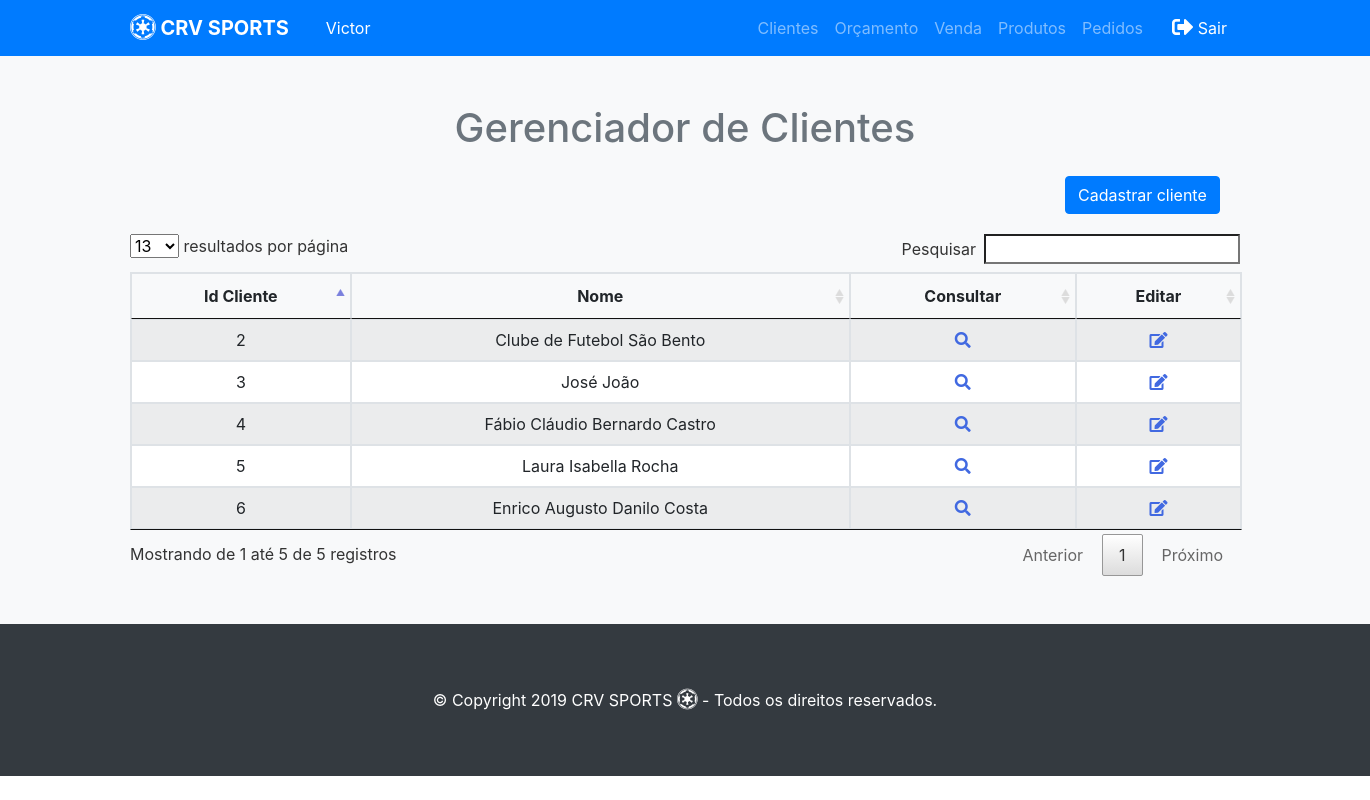
/crv/clientes.php (signed in), run on the app's committed database.
### tables this page shows
CREATE TABLE `funcionario` (
  `id_funcionario` int(11) NOT NULL,
  `nome` varchar(100) NOT NULL,
  `data_nascimento` varchar(20) NOT NULL,
  `cpf` varchar(15) NOT NULL,
  `rg` varchar(15) NOT NULL,
  `data_admissao` varchar(20) NOT NULL,
  `logradouro` varchar(100) NOT NULL,
  `numero` int(11) NOT NULL,
  `bairro` varchar(100) NOT NULL,
  `cidade` varchar(50) NOT NULL,
  `estado` varchar(50) NOT NULL,
  `cep` varchar(20) NOT NULL,
  `email` varchar(50) NOT NULL,
  `telefone` varchar(20) DEFAULT NULL,
  `celular` varchar(20) DEFAULT NULL,
  `senha` varchar(30) NOT NULL,
  `tipo` int(11) NOT NULL
);

CREATE TABLE `cliente` (
  `id_cliente` int(11) NOT NULL,
  `nome` varchar(100) NOT NULL,
  `email` varchar(50) NOT NULL,
  `logradouro` varchar(100) NOT NULL,
  `numero` int(11) NOT NULL,
  `bairro` varchar(50) NOT NULL,
  `cidade` varchar(50) NOT NULL,
  `estado` varchar(50) NOT NULL,
  `cep` varchar(20) NOT NULL,
  `telefone` varchar(20) DEFAULT NULL,
  `celular` varchar(20) DEFAULT NULL,
  `cpf` varchar(15) DEFAULT NULL,
  `rg` varchar(15) DEFAULT NULL,
  `data_nascimento` varchar(20) DEFAULT NULL,
  `cnpj` varchar(20) DEFAULT NULL,
  `inscricao_estadual` varchar(30) DEFAULT NULL,
  `nome_fantasia` varchar(50) DEFAULT NULL
);

### crv/clientes.php (the view, shortened to what this page needs)
<?php require_once("../funcoes/conexao.php"); ?>
<!DOCTYPE html>
<html>
   <head>
      <link rel="stylesheet" href="lib\DataTables\DataTables-1.10.18\css\jquery.dataTables.min.css">
      <?php include '../funcoes/menu.php'; ?>
      <link rel="stylesheet" href="lib\fontawesome-free-5.8.1-web\css\all.css">
   </head>
   <div class="py-5 text-center bg-light">
      <div class="container">
         <div class="row">
            <div class="col-md-12">
               <h1 class="pb-3 text-secondary">Gerenciador de Clientes</h1>
            </div>
         </div>
         <div class="row">
            <div class="col-md-4 offset-md-10">
              <div class="row" style="margin-bottom:20px;">
                  <button type="button" id="cadastrar" class="btn btn-primary" data-toggle="modal" data-target="#cadastroCliente">
                  Cadastrar cliente
                  </button>
               </div>
            </div>
          </div>
          <table class="table table-hover table-striped table-bordered" id="cliente">
    <thead>
        <tr>
            <th>Id Cliente</th>
            <th>Nome</th>
            <th>Consultar</th>
            <th>Editar</th>
        </tr>
    </thead>
    <tbody>
        <?php
            $query="select * from cliente where id_cliente > 1;";
            $resultado = mysqli_query($conecta, $query);
            while($linha = mysqli_fetch_array($resultado)){
                echo '<tr id='.$linha['id_cliente'].'><td>'.$linha['id_cliente'].'</td>';
                echo '<td>'.utf8_encode($linha['nome']).'</td>';
          ?>
                <td><i class="fas fa-search" data-toggle="modal" data-target="#cadastroCliente" style="cursor: pointer; color:royalBlue"></td>
                <td><i class="fas fa-edit" data-toggle="modal" data-target="#cadastroCliente" style="cursor: pointer; color:royalBlue"></td></tr>
            <?php
            }
            ?>
    </tbody>
</table>
</div>
</div>
<?php include 'footer.php'; ?>
    <?php require_once("../funcoes/modalcliente.php"); ?>
</html>

### funcoes/menu.php (shortened to what this page needs)
<!DOCTYPE html>
<html>
<head>
<?php require_once("head.php"); ?>
</head>
<body style="overflow-x:hidden;">
  <nav class="navbar navbar-expand-md bg-primary navbar-dark">
    <div class="container">
      <a class="navbar-brand" href="home.php"><i class="fab d-inline fa-lg fa-empire"></i><b> CRV SPORTS</b></a>
        <?php
            if  (isset($_SESSION["user_portal"]) )
            {
                $user = $_SESSION["user_portal"];
                $saudacao = "select * ";
                $saudacao .= "from funcionario ";
                $saudacao .= "where id_funcionario = {$user} ";
                $saudacao_login = mysqli_query($conecta, $saudacao);
                $saudacao_login = mysqli_fetch_assoc($saudacao_login);
                $nome = $saudacao_login["nome"];
                $nome = explode(" ", $nome);
        ?>
            <div ><a class="btn navbar-btn ml-2 text-white btn-primary"> <?php echo $nome[0] ?> </a><input id="idcli" class="btn navbar-btn ml-2 text-white btn-primary" type="hidden" value="<?php echo $user ?>" ></div>
        <?php } ?>
      <div class="collapse navbar-collapse text-center justify-content-end" id="navbar2SupportedContent">
        <ul class="navbar-nav">
          <li class="nav-item">
            <a class="nav-link" href="clientes.php"><i class="fa d-inline fa-lg fa-shopping-"></i> Clientes</a>
          </li>
          <li class="nav-item">
            <a class="nav-link" href="orcamentos.php"><i class="fa d-inline fa-lg fa-o"></i>Orçamento</a>
          </li>
          <li class="nav-item">
            <a class="nav-link" href="vendas.php"><i class="fa d-inline fa-lg fa-o"></i>Venda</a>
          </li>
          <li class="nav-item">
            <a class="nav-link" href="produtos.php"><i class="fa d-inline fa-lg fa-o"></i>Produtos</a>
          </li>
          <li class="nav-item">
            <a class="nav-link" href="pedidos.php"><i class="fa d-inline fa-lg fa-o"></i>Pedidos</a>
          </li>
        </ul>
        <a class="btn navbar-btn ml-2 text-white btn-primary" href="../funcoes/sair.php"><i class="fas d-inline fa-lg fa-sign-out-alt"></i> Sair</a>
      </div>
    </div>
  </nav>

### data on the page
funcionario: nome "Victor"
cliente: id_cliente "2", nome "Clube de Futebol São Bento"
cliente: id_cliente "3", nome "José João"
cliente: id_cliente "4", nome "Fábio Cláudio Bernardo Castro"
cliente: id_cliente "5", nome "Laura Isabella Rocha"
cliente: id_cliente "6", nome "Enrico Augusto Danilo Costa"
